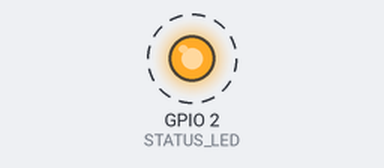
A sketch run on a simulated ESP8266 (NodeMCU). Parts: output pins drawn as LEDs (lit = HIGH). Dashed ring = blinking. WiFi joins after 1.5 s; servers stay silent unless stated; what the sketch prints to the serial monitor is not drawn.

Above: at 1.52 s.
Timing chart, 0 to 4.5 s (numbered marks = the images above):
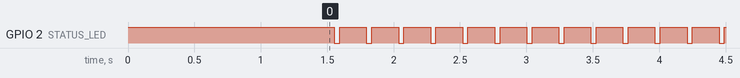

Measured:
- by itself, GPIO 2 (STATUS_LED): alternates HIGH for 0.20 s and LOW for 0.04 s

The sketch:

leftNode.ino
```cpp
#include <ESP8266WiFi.h>

#include <WiFiUdp.h>


const char* ssid = "moto g54 5G_2518";

const char* password = "ayush123";

const char* centerIP = "10.193.222.101"; // <-- Set Central ESP32 IP here

const int udpPort = 8888;


WiFiUDP udp;

const int STATUS_LED = 2; // Onboard LED (Active LOW)


void setup() {

  Serial.begin(115200);

  pinMode(STATUS_LED, OUTPUT);

  digitalWrite(STATUS_LED, HIGH);


  Serial.println("\n[INIT] Left Node ESP8266 Starting...");

  WiFi.mode(WIFI_STA);

  WiFi.begin(ssid, password);


  while (WiFi.status() != WL_CONNECTED) {

    delay(500);

    Serial.print(".");

  }


  Serial.println("\n[CONNECTED] Left Node Ready!");

  Serial.print("Left Node IP: ");

  Serial.println(WiFi.localIP());

}


void loop() {

  if (WiFi.status() == WL_CONNECTED) {

    long rssiSum = 0;

    for (int i = 0; i < 5; i++) {

      rssiSum += WiFi.RSSI();

      delay(10);

    }


    int avgRssi = rssiSum / 5;

    String payload = "RSSI,A101,L," + String(avgRssi);


    udp.beginPacket(centerIP, udpPort);

    udp.write(payload.c_str());

    udp.endPacket();


    // Local Serial monitor log

    Serial.printf("Sent: %-16s | Signal: %3d dBm\n", payload.c_str(), avgRssi);


    digitalWrite(STATUS_LED, LOW);

    delay(40);

    digitalWrite(STATUS_LED, HIGH);

  } else {

    Serial.println("[WARNING] Connection lost. Reconnecting...");

    WiFi.begin(ssid, password);

  }

  delay(150);

} 
```
